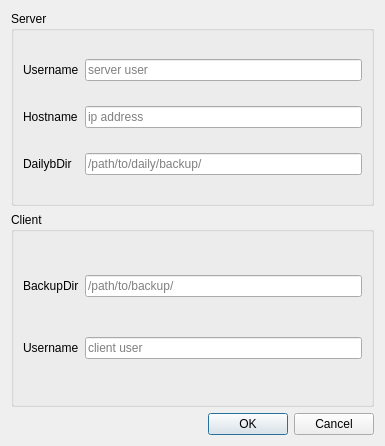
<?xml version="1.0" encoding="UTF-8"?>
<ui version="4.0">
 <class>configDialog</class>
 <widget class="QDialog" name="configDialog">
  <property name="geometry">
   <rect>
    <x>0</x>
    <y>0</y>
    <width>385</width>
    <height>446</height>
   </rect>
  </property>
  <property name="windowTitle">
   <string>Connect</string>
  </property>
  <property name="styleSheet">
   <string notr="true">QToolTip {
    border: 1px solid #76797C;
    background-color: #5A7566;
    color: white;
    padding: 0px;                /*remove padding, for fix combobox tooltip.*/
    opacity: 200;
}

QWidget {
    color: #eff0f1;
    background-color: #31363b;
    selection-background-color: #3daee9;
    selection-color: #eff0f1;
    background-clip: border;
    border-image: none;
    border: 0px transparent black;
    outline: 0;
}

QWidget:item:hover {
    background-color: #18465d;
    color: #eff0f1;
}

QWidget:item:selected {
    background-color: #18465d;
}

QCheckBox {
    spacing: 5px;
    outline: none;
    color: #eff0f1;
    margin-bottom: 2px;
}

QCheckBox:disabled {
    color: #76797C;
}

QCheckBox::indicator,
QGroupBox::indicator {
    width: 18px;
    height: 18px;
}

QGroupBox::indicator {
    margin-left: 2px;
}

QCheckBox::indicator:unchecked,
QGroupBox::indicator:unchecked {
    image: url(:/qss_icons/rc/checkbox_unchecked.png);
}

QCheckBox::indicator:unchecked:hover,
QCheckBox::indicator:unchecked:focus,
QCheckBox::indicator:unchecked:pressed,
QGroupBox::indicator:unchecked:hover,
QGroupBox::indicator:unchecked:focus,
QGroupBox::indicator:unchecked:pressed {
    border: none;
    image: url(:/qss_icons/rc/checkbox_unchecked_focus.png);
}

QCheckBox::indicator:checked,
QGroupBox::indicator:checked {
    image: url(:/qss_icons/rc/checkbox_checked.png);
}

QCheckBox::indicator:checked:hover,
QCheckBox::indicator:checked:focus,
QCheckBox::indicator:checked:pressed,
QGroupBox::indicator:checked:hover,
QGroupBox::indicator:checked:focus,
QGroupBox::indicator:checked:pressed {
    border: none;
    image: url(:/qss_icons/rc/checkbox_checked_focus.png);
}

QCheckBox::indicator:indeterminate {
    image: url(:/qss_icons/rc/checkbox_indeterminate.png);
}

QCheckBox::indicator:indeterminate:focus,
QCheckBox::indicator:indeterminate:hover,
QCheckBox::indicator:indeterminate:pressed {
    image: url(:/qss_icons/rc/checkbox_indeterminate_focus.png);
}

QCheckBox::indicator:checked:disabled,
QGroupBox::indicator:checked:disabled {
    image: url(:/qss_icons/rc/checkbox_checked_disabled.png);
}

QCheckBox::indicator:unchecked:disabled,
QGroupBox::indicator:unchecked:disabled {
    image: url(:/qss_icons/rc/checkbox_unchecked_disabled.png);
}

QRadioButton {
    spacing: 5px;
    outline: none;
    color: #eff0f1;
    margin-bottom: 2px;
}

QRadioButton:disabled {
    color: #76797C;
}

QRadioButton::indicator {
    width: 21px;
    height: 21px;
}

QRadioButton::indicator:unchecked {
    image: url(:/qss_icons/rc/radio_unchecked.png);
}

QRadioButton::indicator:unchecked:hover,
QRadioButton::indicator:unchecked:focus,
QRadioButton::indicator:unchecked:pressed {
    border: none;
    outline: none;
    image: url(:/qss_icons/rc/radio_unchecked_focus.png);
}

QRadioButton::indicator:checked {
    border: none;
    outline: none;
    image: url(:/qss_icons/rc/radio_checked.png);
}

QRadioButton::indicator:checked:hover,
QRadioButton::indicator:checked:focus,
QRadioButton::indicator:checked:pressed {
    border: none;
    outline: none;
    image: url(:/qss_icons/rc/radio_checked_focus.png);
}

QRadioButton::indicator:checked:disabled {
    outline: none;
    image: url(:/qss_icons/rc/radio_checked_disabled.png);
}

QRadioButton::indicator:unchecked:disabled {
    image: url(:/qss_icons/rc/radio_unchecked_disabled.png);
}

QMenuBar {
    background-color: #31363b;
    color: #eff0f1;
}

QMenuBar::item {
    background: transparent;
}

QMenuBar::item:selected {
    background: transparent;
    border: 1px solid #76797C;
}

QMenuBar::item:pressed {
    border: 1px solid #76797C;
    background-color: #3daee9;
    color: #eff0f1;
    margin-bottom: -1px;
    padding-bottom: 1px;
}

QMenu {
    border: 1px solid #76797C;
    color: #eff0f1;
    margin: 2px;
}

QMenu::icon {
    margin: 5px;
}

QMenu::item {
    padding: 5px 30px 5px 30px;
    border: 1px solid transparent;
    /* reserve space for selection border */
}

QMenu::item:selected {
    color: #eff0f1;
}

QMenu::separator {
    height: 2px;
    background: lightblue;
    margin-left: 10px;
    margin-right: 5px;
}

QMenu::indicator {
    width: 18px;
    height: 18px;
}


/* non-exclusive indicator = check box style indicator
   (see QActionGroup::setExclusive) */

QMenu::indicator:non-exclusive:unchecked {
    image: url(:/qss_icons/rc/checkbox_unchecked.png);
}

QMenu::indicator:non-exclusive:unchecked:selected {
    image: url(:/qss_icons/rc/checkbox_unchecked_disabled.png);
}

QMenu::indicator:non-exclusive:checked {
    image: url(:/qss_icons/rc/checkbox_checked.png);
}

QMenu::indicator:non-exclusive:checked:selected {
    image: url(:/qss_icons/rc/checkbox_checked_disabled.png);
}


/* exclusive indicator = radio button style indicator (see QActionGroup::setExclusive) */

QMenu::indicator:exclusive:unchecked {
    image: url(:/qss_icons/rc/radio_unchecked.png);
}

QMenu::indicator:exclusive:unchecked:selected {
    image: url(:/qss_icons/rc/radio_unchecked_disabled.png);
}

QMenu::indicator:exclusive:checked {
    image: url(:/qss_icons/rc/radio_checked.png);
}

QMenu::indicator:exclusive:checked:selected {
    image: url(:/qss_icons/rc/radio_checked_disabled.png);
}

QMenu::right-arrow {
    margin: 5px;
    image: url(:/qss_icons/rc/right_arrow.png)
}

QWidget:disabled {
    color: #454545;
    background-color: #31363b;
}

QAbstractItemView {
    alternate-background-color: #31363b;
    color: #eff0f1;
    border: 1px solid #3A3939;
    border-radius: 2px;
}

QWidget:focus,
QMenuBar:focus {
    border: 1px solid #3daee9;
}

QTabWidget:focus,
QCheckBox:focus,
QRadioButton:focus,
QSlider:focus {
    border: none;
}

QLineEdit {
    background-color: #232629;
    padding: 5px;
    border-style: solid;
    border: 1px solid #76797C;
    border-radius: 2px;
    color: #eff0f1;
}

QAbstractItemView QLineEdit {
    padding: 0;
}

QGroupBox {
    border: 1px solid #76797C;
    border-radius: 2px;
    margin-top: 20px;
}

QGroupBox::title {
    subcontrol-origin: margin;
    subcontrol-position: top center;
    padding-left: 10px;
    padding-right: 10px;
    padding-top: 10px;
}

QAbstractScrollArea {
    border-radius: 2px;
    border: 1px solid #76797C;
    background-color: transparent;
}

QScrollBar:horizontal {
    height: 15px;
    margin: 3px 15px 3px 15px;
    border: 1px transparent #2A2929;
    border-radius: 4px;
    background-color: #2A2929;
}

QScrollBar::handle:horizontal {
    background-color: #605F5F;
    min-width: 5px;
    border-radius: 4px;
}

QScrollBar::add-line:horizontal {
    margin: 0px 3px 0px 3px;
    border-image: url(:/qss_icons/rc/right_arrow_disabled.png);
    width: 10px;
    height: 10px;
    subcontrol-position: right;
    subcontrol-origin: margin;
}

QScrollBar::sub-line:horizontal {
    margin: 0px 3px 0px 3px;
    border-image: url(:/qss_icons/rc/left_arrow_disabled.png);
    height: 10px;
    width: 10px;
    subcontrol-position: left;
    subcontrol-origin: margin;
}

QScrollBar::add-line:horizontal:hover,
QScrollBar::add-line:horizontal:on {
    border-image: url(:/qss_icons/rc/right_arrow.png);
    height: 10px;
    width: 10px;
    subcontrol-position: right;
    subcontrol-origin: margin;
}

QScrollBar::sub-line:horizontal:hover,
QScrollBar::sub-line:horizontal:on {
    border-image: url(:/qss_icons/rc/left_arrow.png);
    height: 10px;
    width: 10px;
    subcontrol-position: left;
    subcontrol-origin: margin;
}

QScrollBar::up-arrow:horizontal,
QScrollBar::down-arrow:horizontal {
    background: none;
}

QScrollBar::add-page:horizontal,
QScrollBar::sub-page:horizontal {
    background: none;
}

QScrollBar:vertical {
    background-color: #2A2929;
    width: 15px;
    margin: 15px 3px 15px 3px;
    border: 1px transparent #2A2929;
    border-radius: 4px;
}

QScrollBar::handle:vertical {
    background-color: #605F5F;
    min-height: 5px;
    border-radius: 4px;
}

QScrollBar::sub-line:vertical {
    margin: 3px 0px 3px 0px;
    border-image: url(:/qss_icons/rc/up_arrow_disabled.png);
    height: 10px;
    width: 10px;
    subcontrol-position: top;
    subcontrol-origin: margin;
}

QScrollBar::add-line:vertical {
    margin: 3px 0px 3px 0px;
    border-image: url(:/qss_icons/rc/down_arrow_disabled.png);
    height: 10px;
    width: 10px;
    subcontrol-position: bottom;
    subcontrol-origin: margin;
}

QScrollBar::sub-line:vertical:hover,
QScrollBar::sub-line:vertical:on {
    border-image: url(:/qss_icons/rc/up_arrow.png);
    height: 10px;
    width: 10px;
    subcontrol-position: top;
    subcontrol-origin: margin;
}

QScrollBar::add-line:vertical:hover,
QScrollBar::add-line:vertical:on {
    border-image: url(:/qss_icons/rc/down_arrow.png);
    height: 10px;
    width: 10px;
    subcontrol-position: bottom;
    subcontrol-origin: margin;
}

QScrollBar::up-arrow:vertical,
QScrollBar::down-arrow:vertical {
    background: none;
}

QScrollBar::add-page:vertical,
QScrollBar::sub-page:vertical {
    background: none;
}

QTextEdit {
    background-color: #232629;
    color: #eff0f1;
    border: 1px solid #76797C;
}

QPlainTextEdit {
    background-color: #232629;
    ;
    color: #eff0f1;
    border-radius: 2px;
    border: 1px solid #76797C;
}

QHeaderView::section {
    background-color: #76797C;
    color: #eff0f1;
    padding: 5px;
    border: 1px solid #76797C;
}

QSizeGrip {
    image: url(:/qss_icons/rc/sizegrip.png);
    width: 12px;
    height: 12px;
}

QMainWindow::separator {
    background-color: #31363b;
    color: white;
    padding-left: 4px;
    spacing: 2px;
    border: 1px dashed #76797C;
}

QMainWindow::separator:hover {
    background-color: #787876;
    color: white;
    padding-left: 4px;
    border: 1px solid #76797C;
    spacing: 2px;
}

QMenu::separator {
    height: 1px;
    background-color: #76797C;
    color: white;
    padding-left: 4px;
    margin-left: 10px;
    margin-right: 5px;
}

QFrame {
    border-radius: 2px;
    border: 1px solid #76797C;
}

QFrame[frameShape=&quot;0&quot;] {
    border-radius: 2px;
    border: 1px transparent #76797C;
}

QStackedWidget {
    border: 1px transparent black;
}

QToolBar {
    border: 1px transparent #393838;
    background: 1px solid #31363b;
    font-weight: bold;
}

QToolBar::handle:horizontal {
    image: url(:/qss_icons/rc/Hmovetoolbar.png);
}

QToolBar::handle:vertical {
    image: url(:/qss_icons/rc/Vmovetoolbar.png);
}

QToolBar::separator:horizontal {
    image: url(:/qss_icons/rc/Hsepartoolbar.png);
}

QToolBar::separator:vertical {
    image: url(:/qss_icons/rc/Vsepartoolbar.png);
}

QToolButton#qt_toolbar_ext_button {
    background: #58595a
}

QPushButton {
    color: #eff0f1;
    background-color: #31363b;
    border-width: 1px;
    border-color: #76797C;
    border-style: solid;
    padding: 5px;
    border-radius: 2px;
    outline: none;
}

QPushButton:disabled {
    background-color: #31363b;
    border-width: 1px;
    border-color: #454545;
    border-style: solid;
    padding-top: 5px;
    padding-bottom: 5px;
    padding-left: 10px;
    padding-right: 10px;
    border-radius: 2px;
    color: #454545;
}

QPushButton:focus {
    background-color: #3daee9;
    color: white;
}

QPushButton:pressed {
    background-color: #3daee9;
    padding-top: -15px;
    padding-bottom: -17px;
}

QComboBox {
    selection-background-color: #3daee9;
    border-style: solid;
    border: 1px solid #76797C;
    border-radius: 2px;
    padding: 5px;
    min-width: 75px;
}

QPushButton:checked {
    background-color: #76797C;
    border-color: #6A6969;
}

QComboBox:hover,
QPushButton:hover,
QAbstractSpinBox:hover,
QLineEdit:hover,
QTextEdit:hover,
QPlainTextEdit:hover,
QAbstractView:hover,
QTreeView:hover {
    border: 1px solid #3daee9;
    color: #eff0f1;
}

QComboBox:on {
    padding-top: 3px;
    padding-left: 4px;
    selection-background-color: #4a4a4a;
}

QComboBox QAbstractItemView {
    background-color: #232629;
    border-radius: 2px;
    border: 1px solid #76797C;
    selection-background-color: #18465d;
}

QComboBox::drop-down {
    subcontrol-origin: padding;
    subcontrol-position: top right;
    width: 15px;
    border-left-width: 0px;
    border-left-color: darkgray;
    border-left-style: solid;
    border-top-right-radius: 3px;
    border-bottom-right-radius: 3px;
}

QComboBox::down-arrow {
    image: url(:/qss_icons/rc/down_arrow_disabled.png);
}

QComboBox::down-arrow:on,
QComboBox::down-arrow:hover,
QComboBox::down-arrow:focus {
    image: url(:/qss_icons/rc/down_arrow.png);
}

QAbstractSpinBox {
    padding: 5px;
    border: 1px solid #76797C;
    background-color: #232629;
    color: #eff0f1;
    border-radius: 2px;
    min-width: 75px;
}

QAbstractSpinBox:up-button {
    background-color: transparent;
    subcontrol-origin: border;
    subcontrol-position: center right;
}

QAbstractSpinBox:down-button {
    background-color: transparent;
    subcontrol-origin: border;
    subcontrol-position: center left;
}

QAbstractSpinBox::up-arrow,
QAbstractSpinBox::up-arrow:disabled,
QAbstractSpinBox::up-arrow:off {
    image: url(:/qss_icons/rc/up_arrow_disabled.png);
    width: 10px;
    height: 10px;
}

QAbstractSpinBox::up-arrow:hover {
    image: url(:/qss_icons/rc/up_arrow.png);
}

QAbstractSpinBox::down-arrow,
QAbstractSpinBox::down-arrow:disabled,
QAbstractSpinBox::down-arrow:off {
    image: url(:/qss_icons/rc/down_arrow_disabled.png);
    width: 10px;
    height: 10px;
}

QAbstractSpinBox::down-arrow:hover {
    image: url(:/qss_icons/rc/down_arrow.png);
}

QLabel {
    border: 0px solid black;
}

QTabWidget {
    border: 0px transparent black;
}

QTabWidget::pane {
    border: 1px solid #76797C;
    padding: 5px;
    margin: 0px;
}

QTabWidget::tab-bar {
    /* left: 5px; move to the right by 5px */
}

QTabBar {
    qproperty-drawBase: 0;
    border-radius: 3px;
}

QTabBar:focus {
    border: 0px transparent black;
}

QTabBar::close-button {
    image: url(:/qss_icons/rc/close.png);
    background: transparent;
}

QTabBar::close-button:hover {
    image: url(:/qss_icons/rc/close-hover.png);
    background: transparent;
}

QTabBar::close-button:pressed {
    image: url(:/qss_icons/rc/close-pressed.png);
    background: transparent;
}


/* TOP TABS */

QTabBar::tab:top {
    color: #eff0f1;
    border: 1px solid #76797C;
    border-bottom: 1px transparent black;
    background-color: #31363b;
    padding: 5px;
    min-width: 50px;
    border-top-left-radius: 2px;
    border-top-right-radius: 2px;
}

QTabBar::tab:top:selected {
    color: #eff0f1;
    background-color: #54575B;
    border: 1px solid #76797C;
    border-bottom: 2px solid #3daee9;
    border-top-left-radius: 2px;
    border-top-right-radius: 2px;
}

QTabBar::tab:top:!selected:hover {
    background-color: #3daee9;
}


/* BOTTOM TABS */

QTabBar::tab:bottom {
    color: #eff0f1;
    border: 1px solid #76797C;
    border-top: 1px transparent black;
    background-color: #31363b;
    padding: 5px;
    border-bottom-left-radius: 2px;
    border-bottom-right-radius: 2px;
    min-width: 50px;
}

QTabBar::tab:bottom:selected {
    color: #eff0f1;
    background-color: #54575B;
    border: 1px solid #76797C;
    border-top: 2px solid #3daee9;
    border-bottom-left-radius: 2px;
    border-bottom-right-radius: 2px;
}

QTabBar::tab:bottom:!selected:hover {
    background-color: #3daee9;
}


/* LEFT TABS */

QTabBar::tab:left {
    color: #eff0f1;
    border: 1px solid #76797C;
    border-left: 1px transparent black;
    background-color: #31363b;
    padding: 5px;
    border-top-right-radius: 2px;
    border-bottom-right-radius: 2px;
    min-height: 50px;
}

QTabBar::tab:left:selected {
    color: #eff0f1;
    background-color: #54575B;
    border: 1px solid #76797C;
    border-left: 2px solid #3daee9;
    border-top-right-radius: 2px;
    border-bottom-right-radius: 2px;
}

QTabBar::tab:left:!selected:hover {
    background-color: #3daee9;
}


/* RIGHT TABS */

QTabBar::tab:right {
    color: #eff0f1;
    border: 1px solid #76797C;
    border-right: 1px transparent black;
    background-color: #31363b;
    padding: 5px;
    border-top-left-radius: 2px;
    border-bottom-left-radius: 2px;
    min-height: 50px;
}

QTabBar::tab:right:selected {
    color: #eff0f1;
    background-color: #54575B;
    border: 1px solid #76797C;
    border-right: 2px solid #3daee9;
    border-top-left-radius: 2px;
    border-bottom-left-radius: 2px;
}

QTabBar::tab:right:!selected:hover {
    background-color: #3daee9;
}

QTabBar QToolButton::right-arrow:enabled {
    image: url(:/qss_icons/rc/right_arrow.png);
}

QTabBar QToolButton::left-arrow:enabled {
    image: url(:/qss_icons/rc/left_arrow.png);
}

QTabBar QToolButton::right-arrow:disabled {
    image: url(:/qss_icons/rc/right_arrow_disabled.png);
}

QTabBar QToolButton::left-arrow:disabled {
    image: url(:/qss_icons/rc/left_arrow_disabled.png);
}

QDockWidget {
    background: #31363b;
    border: 1px solid #403F3F;
    titlebar-close-icon: url(:/qss_icons/rc/close.png);
    titlebar-normal-icon: url(:/qss_icons/rc/undock.png);
}

QDockWidget::close-button,
QDockWidget::float-button {
    border: 1px solid transparent;
    border-radius: 2px;
    background: transparent;
}

QDockWidget::close-button:hover,
QDockWidget::float-button:hover {
    background: rgba(255, 255, 255, 10);
}

QDockWidget::close-button:pressed,
QDockWidget::float-button:pressed {
    padding: 1px -1px -1px 1px;
    background: rgba(255, 255, 255, 10);
}

QTreeView,
QListView {
    border: 1px solid #76797C;
    background-color: #232629;
}

QTreeView:branch:selected,
QTreeView:branch:hover {
    background: url(:/qss_icons/rc/transparent.png);
}

QTreeView::branch:has-siblings:!adjoins-item {
    border-image: url(:/qss_icons/rc/transparent.png);
}

QTreeView::branch:has-siblings:adjoins-item {
    border-image: url(:/qss_icons/rc/transparent.png);
}

QTreeView::branch:!has-children:!has-siblings:adjoins-item {
    border-image: url(:/qss_icons/rc/transparent.png);
}

QTreeView::branch:has-children:!has-siblings:closed,
QTreeView::branch:closed:has-children:has-siblings {
    image: url(:/qss_icons/rc/branch_closed.png);
}

QTreeView::branch:open:has-children:!has-siblings,
QTreeView::branch:open:has-children:has-siblings {
    image: url(:/qss_icons/rc/branch_open.png);
}

QTreeView::branch:has-children:!has-siblings:closed:hover,
QTreeView::branch:closed:has-children:has-siblings:hover {
    image: url(:/qss_icons/rc/branch_closed-on.png);
}

QTreeView::branch:open:has-children:!has-siblings:hover,
QTreeView::branch:open:has-children:has-siblings:hover {
    image: url(:/qss_icons/rc/branch_open-on.png);
}

QListView::item:!selected:hover,
QTreeView::item:!selected:hover {
    background: #18465d;
    outline: 0;
    color: #eff0f1
}

QListView::item:selected:hover,
QTreeView::item:selected:hover {
    background: #287399;
    color: #eff0f1;
}

QTreeView::indicator:checked,
QListView::indicator:checked {
    image: url(:/qss_icons/rc/checkbox_checked.png);
}

QTreeView::indicator:unchecked,
QListView::indicator:unchecked {
    image: url(:/qss_icons/rc/checkbox_unchecked.png);
}

QTreeView::indicator:indeterminate,
QListView::indicator:indeterminate {
    image: url(:/qss_icons/rc/checkbox_indeterminate.png);
}

QTreeView::indicator:checked:hover,
QTreeView::indicator:checked:focus,
QTreeView::indicator:checked:pressed,
QListView::indicator:checked:hover,
QListView::indicator:checked:focus,
QListView::indicator:checked:pressed {
    image: url(:/qss_icons/rc/checkbox_checked_focus.png);
}

QTreeView::indicator:unchecked:hover,
QTreeView::indicator:unchecked:focus,
QTreeView::indicator:unchecked:pressed,
QListView::indicator:unchecked:hover,
QListView::indicator:unchecked:focus,
QListView::indicator:unchecked:pressed {
    image: url(:/qss_icons/rc/checkbox_unchecked_focus.png);
}

QTreeView::indicator:indeterminate:hover,
QTreeView::indicator:indeterminate:focus,
QTreeView::indicator:indeterminate:pressed,
QListView::indicator:indeterminate:hover,
QListView::indicator:indeterminate:focus,
QListView::indicator:indeterminate:pressed {
    image: url(:/qss_icons/rc/checkbox_indeterminate_focus.png);
}

QSlider::groove:horizontal {
    border: 1px solid #565a5e;
    height: 4px;
    background: #565a5e;
    margin: 0px;
    border-radius: 2px;
}

QSlider::handle:horizontal {
    background: #232629;
    border: 1px solid #565a5e;
    width: 16px;
    height: 16px;
    margin: -8px 0;
    border-radius: 9px;
}

QSlider::groove:vertical {
    border: 1px solid #565a5e;
    width: 4px;
    background: #565a5e;
    margin: 0px;
    border-radius: 3px;
}

QSlider::handle:vertical {
    background: #232629;
    border: 1px solid #565a5e;
    width: 16px;
    height: 16px;
    margin: 0 -8px;
    border-radius: 9px;
}

QToolButton {
    background-color: transparent;
    border: 1px transparent #76797C;
    border-radius: 2px;
    margin: 3px;
    padding: 5px;
}

QToolButton[popupMode=&quot;1&quot;] {
    /* only for MenuButtonPopup */
    padding-right: 20px;
    /* make way for the popup button */
    border: 1px #76797C;
    border-radius: 5px;
}

QToolButton[popupMode=&quot;2&quot;] {
    /* only for InstantPopup */
    padding-right: 10px;
    /* make way for the popup button */
    border: 1px #76797C;
}

QToolButton:hover,
QToolButton::menu-button:hover {
    background-color: transparent;
    border: 1px solid #3daee9;
    padding: 5px;
}

QToolButton:checked,
QToolButton:pressed,
QToolButton::menu-button:pressed {
    background-color: #3daee9;
    border: 1px solid #3daee9;
    padding: 5px;
}


/* the subcontrol below is used only in the InstantPopup or DelayedPopup mode */

QToolButton::menu-indicator {
    image: url(:/qss_icons/rc/down_arrow.png);
    top: -7px;
    left: -2px;
    /* shift it a bit */
}


/* the subcontrols below are used only in the MenuButtonPopup mode */

QToolButton::menu-button {
    border: 1px transparent #76797C;
    border-top-right-radius: 6px;
    border-bottom-right-radius: 6px;
    /* 16px width + 4px for border = 20px allocated above */
    width: 16px;
    outline: none;
}

QToolButton::menu-arrow {
    image: url(:/qss_icons/rc/down_arrow.png);
}

QToolButton::menu-arrow:open {
    border: 1px solid #76797C;
}

QPushButton::menu-indicator {
    subcontrol-origin: padding;
    subcontrol-position: bottom right;
    left: 8px;
}

QTableView {
    border: 1px solid #76797C;
    gridline-color: #31363b;
    background-color: #232629;
}

QTableView,
QHeaderView {
    border-radius: 0px;
}

QTableView::item:pressed,
QListView::item:pressed,
QTreeView::item:pressed {
    background: #18465d;
    color: #eff0f1;
}

QTableView::item:selected:active,
QTreeView::item:selected:active,
QListView::item:selected:active {
    background: #287399;
    color: #eff0f1;
}

QHeaderView {
    background-color: #31363b;
    border: 1px transparent;
    border-radius: 0px;
    margin: 0px;
    padding: 0px;
}

QHeaderView::section {
    background-color: #31363b;
    color: #eff0f1;
    padding: 5px;
    border: 1px solid #76797C;
    border-radius: 0px;
    text-align: center;
}

QHeaderView::section::vertical::first,
QHeaderView::section::vertical::only-one {
    border-top: 1px solid #76797C;
}

QHeaderView::section::vertical {
    border-top: transparent;
}

QHeaderView::section::horizontal::first,
QHeaderView::section::horizontal::only-one {
    border-left: 1px solid #76797C;
}

QHeaderView::section::horizontal {
    border-left: transparent;
}

QHeaderView::section:checked {
    color: white;
    background-color: #334e5e;
}


/* style the sort indicator */

QHeaderView::down-arrow {
    image: url(:/qss_icons/rc/down_arrow.png);
}

QHeaderView::up-arrow {
    image: url(:/qss_icons/rc/up_arrow.png);
}

QTableCornerButton::section {
    background-color: #31363b;
    border: 1px transparent #76797C;
    border-radius: 0px;
}

QToolBox {
    padding: 5px;
    border: 1px transparent black;
}

QToolBox::tab {
    color: #eff0f1;
    background-color: #31363b;
    border: 1px solid #76797C;
    border-bottom: 1px transparent #31363b;
    border-top-left-radius: 5px;
    border-top-right-radius: 5px;
}

QToolBox::tab:selected {
    /* italicize selected tabs */
    font: italic;
    background-color: #31363b;
    border-color: #3daee9;
}

QStatusBar::item {
    border: 0px transparent dark;
}

QFrame[height=&quot;3&quot;],
QFrame[width=&quot;3&quot;] {
    background-color: #76797C;
}

QSplitter::handle {
    border: 1px dashed #76797C;
}

QSplitter::handle:hover {
    background-color: #787876;
    border: 1px solid #76797C;
}

QSplitter::handle:horizontal {
    width: 1px;
}

QSplitter::handle:vertical {
    height: 1px;
}

QProgressBar {
    border: 1px solid #76797C;
    border-radius: 5px;
    text-align: center;
}

QProgressBar::chunk {
    background-color: #05B8CC;
}

QDateEdit {
    selection-background-color: #3daee9;
    border-style: solid;
    border: 1px solid #3375A3;
    border-radius: 2px;
    padding: 1px;
    min-width: 75px;
}

QDateEdit:on {
    padding-top: 3px;
    padding-left: 4px;
    selection-background-color: #4a4a4a;
}

QDateEdit QAbstractItemView {
    background-color: #232629;
    border-radius: 2px;
    border: 1px solid #3375A3;
    selection-background-color: #3daee9;
}

QDateEdit::drop-down {
    subcontrol-origin: padding;
    subcontrol-position: top right;
    width: 15px;
    border-left-width: 0px;
    border-left-color: darkgray;
    border-left-style: solid;
    border-top-right-radius: 3px;
    border-bottom-right-radius: 3px;
}

QDateEdit::down-arrow {
    image: url(:/qss_icons/rc/down_arrow_disabled.png);
}

QDateEdit::down-arrow:on,
QDateEdit::down-arrow:hover,
QDateEdit::down-arrow:focus {
    image: url(:/qss_icons/rc/down_arrow.png);
}
</string>
  </property>
  <layout class="QGridLayout" name="gridLayout_5">
   <item row="0" column="0">
    <widget class="QGroupBox" name="groupBox">
     <property name="title">
      <string>Server</string>
     </property>
     <layout class="QGridLayout" name="gridLayout">
      <item row="6" column="0">
       <widget class="QLabel" name="hostLabel">
        <property name="text">
         <string>Hostname</string>
        </property>
        <property name="alignment">
         <set>Qt::AlignLeading|Qt::AlignLeft|Qt::AlignVCenter</set>
        </property>
       </widget>
      </item>
      <item row="8" column="1">
       <widget class="QLineEdit" name="serverDailyLine">
        <property name="echoMode">
         <enum>QLineEdit::Normal</enum>
        </property>
        <property name="placeholderText">
         <string>/path/to/daily/backup/</string>
        </property>
       </widget>
      </item>
      <item row="6" column="1">
       <widget class="QLineEdit" name="serverHostLine">
        <property name="placeholderText">
         <string>ip address</string>
        </property>
       </widget>
      </item>
      <item row="3" column="0">
       <widget class="QLabel" name="userLabel">
        <property name="text">
         <string>Username</string>
        </property>
        <property name="alignment">
         <set>Qt::AlignLeading|Qt::AlignLeft|Qt::AlignVCenter</set>
        </property>
       </widget>
      </item>
      <item row="8" column="0">
       <widget class="QLabel" name="hostLabel_2">
        <property name="text">
         <string>DailybDir</string>
        </property>
        <property name="alignment">
         <set>Qt::AlignLeading|Qt::AlignLeft|Qt::AlignVCenter</set>
        </property>
       </widget>
      </item>
      <item row="3" column="1">
       <widget class="QLineEdit" name="serverUserLine">
        <property name="placeholderText">
         <string>server user</string>
        </property>
       </widget>
      </item>
     </layout>
    </widget>
   </item>
   <item row="2" column="0">
    <widget class="QGroupBox" name="groupBox_5">
     <property name="title">
      <string>Client</string>
     </property>
     <layout class="QGridLayout" name="gridLayout_6">
      <item row="2" column="1">
       <widget class="QLineEdit" name="clientUserLine">
        <property name="placeholderText">
         <string>client user</string>
        </property>
       </widget>
      </item>
      <item row="1" column="0">
       <widget class="QLabel" name="userLabel_3">
        <property name="text">
         <string>BackupDir</string>
        </property>
        <property name="alignment">
         <set>Qt::AlignLeading|Qt::AlignLeft|Qt::AlignVCenter</set>
        </property>
       </widget>
      </item>
      <item row="1" column="1">
       <widget class="QLineEdit" name="clientBackupLine">
        <property name="placeholderText">
         <string>/path/to/backup/</string>
        </property>
       </widget>
      </item>
      <item row="2" column="0">
       <widget class="QLabel" name="label">
        <property name="text">
         <string>Username</string>
        </property>
       </widget>
      </item>
     </layout>
    </widget>
   </item>
   <item row="3" column="0">
    <widget class="QDialogButtonBox" name="buttonBox">
     <property name="orientation">
      <enum>Qt::Horizontal</enum>
     </property>
     <property name="standardButtons">
      <set>QDialogButtonBox::Cancel|QDialogButtonBox::Ok</set>
     </property>
    </widget>
   </item>
  </layout>
 </widget>
 <resources/>
 <connections>
  <connection>
   <sender>buttonBox</sender>
   <signal>accepted()</signal>
   <receiver>configDialog</receiver>
   <slot>accept()</slot>
   <hints>
    <hint type="sourcelabel">
     <x>248</x>
     <y>254</y>
    </hint>
    <hint type="destinationlabel">
     <x>157</x>
     <y>274</y>
    </hint>
   </hints>
  </connection>
  <connection>
   <sender>buttonBox</sender>
   <signal>rejected()</signal>
   <receiver>configDialog</receiver>
   <slot>reject()</slot>
   <hints>
    <hint type="sourcelabel">
     <x>316</x>
     <y>260</y>
    </hint>
    <hint type="destinationlabel">
     <x>286</x>
     <y>274</y>
    </hint>
   </hints>
  </connection>
 </connections>
 <slots>
  <signal>okClicked()</signal>
 </slots>
</ui>
